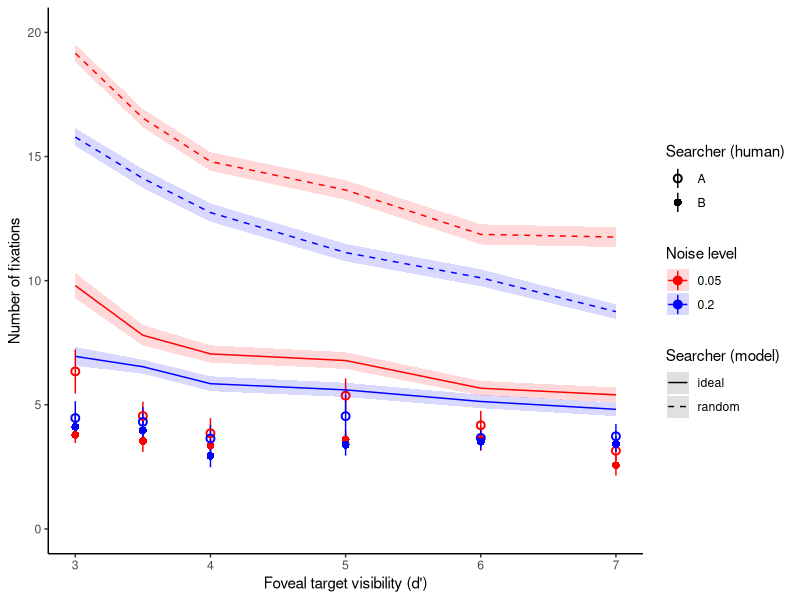

Generate this figure with R:
## ---- chunk 1
# Data Preparation
## Load Relevant Libraries and Functions
library(tidyverse)

## Import data
data_searcher = read.csv('data/main/searcher_behavior.csv') # model searchers from the original paper
data_human    = read.csv('data/main/human_behavior.csv')    # human searcher (n=2)
data_eye      = read.csv('data/main/eye_track.csv')         # human eye fixation time-series data

## Data exclusion / filtering
### compute n_fixations from eye-tracking data
t_fix   = 1e-2  # small time value to suppress counting the initial fixation
n_trial = nrow(data_human)
n_fix   = vector(length=n_trial)
for (i_trial in 1:nrow(data_human)){
  # number of fixations = fixation onsets between stimulus onset & target detection
  n_fix[i_trial] = sum(
      (data_eye$t_start >= data_human$t_onset[i_trial] + t_fix) &
      (data_eye$t_start <= data_human$t_detect[i_trial])
  )
}

### exclude the ideal searcher model for the main linear model comparison
### summarize the searcher prediction
data_searcher$noise = as.factor(data_searcher$noise)
data_compare = data_searcher %>% select(visibility, noise, searcher, n_fixation) %>% filter(searcher=='random')

## Prepare data for analysis - create columns etc.
data_human_compare = data.frame( 
  visibility = data_human$visibility,
  noise      = as.factor(data_human$noise),
  searcher   = data_human$participant,
  n_fixation = n_fix
)
data_compare = rbind(data_compare, data_human_compare)
data_compare = data_compare %>% mutate(searcher = ifelse(searcher=='random', 'random', 'human')) # collapse human observers for linear model comparison
data_compare = data_compare %>% filter(visibility>=3, visibility<=7) # original study visibility range
## ---- chunk 2
null = lm(n_fixation ~ visibility*noise, data=data_compare)
full = lm(n_fixation ~ visibility*noise*searcher, data=data_compare)

# summary of each model
summary(null)
summary(full)

anova(null, full)
print(paste("Δeta-squared:", summary(full)$r.squared - summary(null)$r.squared))
## ---- chunk 3
data_human_compare %>% 
  ggplot(aes(x=visibility, y=n_fixation)) +
  stat_summary(fun.data=mean_se, aes(color=noise, shape=searcher)) + 
  stat_summary(data=data_searcher, fun.data=mean_se, geom='ribbon', alpha=0.15, aes(fill=noise, linetype=searcher)) + 
  stat_summary(data=data_searcher, fun.data=mean_se, geom='line', size=0.5, aes(color=noise, linetype=searcher)) + 
  coord_cartesian(xlim=c(3,7), ylim=c(0,20)) +
  xlab("Foveal target visibility (d')") + ylab("Number of fixations") +
  scale_color_manual(name='Noise level', values=c('red', 'blue')) +
  scale_fill_manual(name='Noise level', values=c('red', 'blue')) +
  scale_shape_manual(name='Searcher (human)', values=c(1,16)) +
  scale_linetype_manual(name='Searcher (model)', values=c('solid', 'dashed')) +
  theme_classic()
## ---- chunk 4
data_compare_ideal = data_searcher %>% select(visibility, noise, searcher, n_fixation) %>% filter(searcher=='ideal')
data_compare_ideal = rbind(data_compare_ideal, data_human_compare)
data_compare_ideal = data_compare_ideal %>% mutate(searcher = ifelse(searcher=='ideal', 'ideal', 'human')) # collapse human observers for linear model comparison
data_compare_ideal = data_compare_ideal %>% filter(visibility>=3, visibility<=7) # original study visibility range

null_ideal = lm(n_fixation ~ visibility*noise, data=data_compare_ideal)
full_ideal = lm(n_fixation ~ visibility*noise*searcher, data=data_compare_ideal)

# summary of each model
summary(null_ideal)
summary(full_ideal)

anova(null_ideal, full_ideal)
print(paste("Δeta-squared:", summary(full_ideal)$r.squared - summary(null_ideal)$r.squared))
